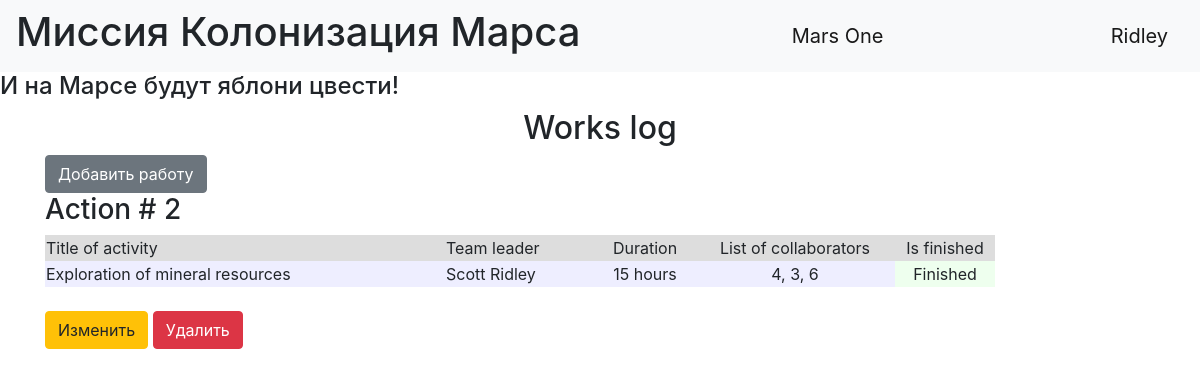
/ (signed in), run on the app's committed database.
### data/users.py (models this page shows, shortened)
class User(SqlAlchemyBase, UserMixin):
    __tablename__ = 'users'
    id = sqlalchemy.Column(sqlalchemy.Integer,
                           primary_key=True, autoincrement=True)
    age = sqlalchemy.Column(sqlalchemy.Integer)
    surname = sqlalchemy.Column(sqlalchemy.String)
    name = sqlalchemy.Column(sqlalchemy.String, nullable=True)
    about = sqlalchemy.Column(sqlalchemy.String, nullable=True)
    email = sqlalchemy.Column(sqlalchemy.String,
                              index=True, unique=True, nullable=True)
    position = sqlalchemy.Column(sqlalchemy.String)
    speciality = sqlalchemy.Column(sqlalchemy.String)
    address = sqlalchemy.Column(sqlalchemy.String)
    hashed_password = sqlalchemy.Column(sqlalchemy.String, nullable=True)
    created_date = sqlalchemy.Column(sqlalchemy.DateTime,
                                     default=datetime.datetime.now)
    jobs = orm.relationship("Jobs", back_populates='user')

### data/jobs.py (models this page shows)
class Jobs(SqlAlchemyBase):
    __tablename__ = 'jobs'
    id = sqlalchemy.Column(sqlalchemy.Integer, primary_key=True, autoincrement=True)
    job = sqlalchemy.Column(sqlalchemy.String, nullable=True)
    work_size = sqlalchemy.Column(sqlalchemy.Integer, nullable=True, default=0)
    collaborators = sqlalchemy.Column(sqlalchemy.String, nullable=True)
    start_date = sqlalchemy.Column(sqlalchemy.DateTime, default=datetime.datetime.now)
    end_date = sqlalchemy.Column(sqlalchemy.DateTime, default=datetime.datetime.now)
    is_finished = sqlalchemy.Column(sqlalchemy.Boolean, default=True)
    team_leader = sqlalchemy.Column(sqlalchemy.Integer, sqlalchemy.ForeignKey("users.id"))
    user = orm.relationship('User')

### index.py (the view)
@app.route("/")
def index():
    session = db_session.create_session()
    users = session.query(User).all()
    names = {name.id: (name.surname, name.name) for name in users}
    if current_user.is_authenticated:
        if current_user.id == 1:
            jobs = session.query(Jobs)
        else:
            jobs = session.query(Jobs).filter(
                (Jobs.team_leader == current_user.id))
    else:
        jobs = session.query(Jobs).all()
    return render_template("index.html", jobs=jobs, names=names)

### data/db_session.py (called while the page is built)
def create_session() -> Session:
    global __factory
    return __factory()

### index.py (called while the page is built)
@login_manager.user_loader
def load_user(user_id):
    db_sess = db_session.create_session()
    return db_sess.query(User).get(user_id)

### templates/index.html (shortened to what this page needs)
{% extends "base.html" %}
{% block content %}
<h2 align="center">Works log</h2>
{% if current_user.is_authenticated %}
    <a href="jobs" class="btn btn-secondary">Добавить работу</a>
{% endif %}
{% for job in jobs %}
<h3>Action # {{ job.id }}</h3>
<div class="table_container">
    <table class="my_table">
        <tr class="my_row">
            <td class="title" width="400px" bgcolor="#dddddd">Title of activity</td>
            <td class="title" width="150px" bgcolor="#dddddd">Team leader</td>
            <td class="title" width="100px" bgcolor="#dddddd" align="center">Duration</td>
            <td class="title" width="200px" bgcolor="#dddddd" align="center">List of collaborators</td>
            <td class="title" width="100px" bgcolor="#dddddd" align="center">Is finished</td>
        </tr>
        <tr class="my_row">
            <td class="ordinary" bgcolor="#eeeeff">{{ job.job.capitalize() }}</td>
            <td class="ordinary" bgcolor="#eeeeff">{{ names[job.team_leader][0] }} {{ names[job.team_leader][1] }}</td>
            <td class="ordinary" bgcolor="#eeeeff" align="center">{{ job.work_size }} hours</td>
            <td class="ordinary" bgcolor="#eeeeff" align="center">{{ job.collaborators }}</td>
            {% if job.is_finished %}
            <td class="ordinary" bgcolor="#eeffee" align="center">Finished</td>
            {% else %}
            <td class="ordinary" bgcolor="#ffeeff" align="center">Is not finished</td>
            {% endif %}
        </tr>
    </table>
</div>
<br>
{% if current_user.is_authenticated and (current_user == job.user or current_user.id == 1)%}
    <div>
        <a href="/jobs/{{ job.id }}" class="btn btn-warning">
            Изменить
        </a>
        <a href="/jobs_delete/{{ job.id }}" class="btn btn-danger">
            Удалить
        </a>
    </div>
{% endif %}
{% endfor %}
{% endblock %}

### templates/base.html (shortened to what this page needs)
<!DOCTYPE html>
<html lang="en">
<head>
    <link rel="stylesheet" href="https://stackpath.bootstrapcdn.com/bootstrap/4.4.1/css/bootstrap.min.css">
    <link rel="stylesheet" type="text/css" href="../static/css/style.css" />
</head>
  <body>
    <header>
      <nav class="navbar navbar-light bg-light">
          <h1>Миссия Колонизация Марса</h1>
        <a class="navbar-brand" href="#">Mars One</a>
          {% if current_user.is_authenticated %}
            <a class="navbar-brand" href="/logout">{{ current_user.name }}</a>
          {% else %}
    <p>
        <a class="btn btn-primary " href="/register">Зарегистрироваться</a>
        <a class="btn btn-success" href="/login">Войти</a>
    </p>
{% endif %}
      </nav>
        <h4>И на Марсе будут яблони цвести!</h4>
    </header>
    <main role="main" class="container">
        {% block content %}{% endblock %}
    </main>
  </body>
</html>

### data on the page
User: name "Ridley"
Jobs: id "2", job "Exploration of mineral resources", team_leader.surname "Scott", team_leader.name "Ridley", work_size "15", collaborators "4, 3, 6", is_finished "Finished"
